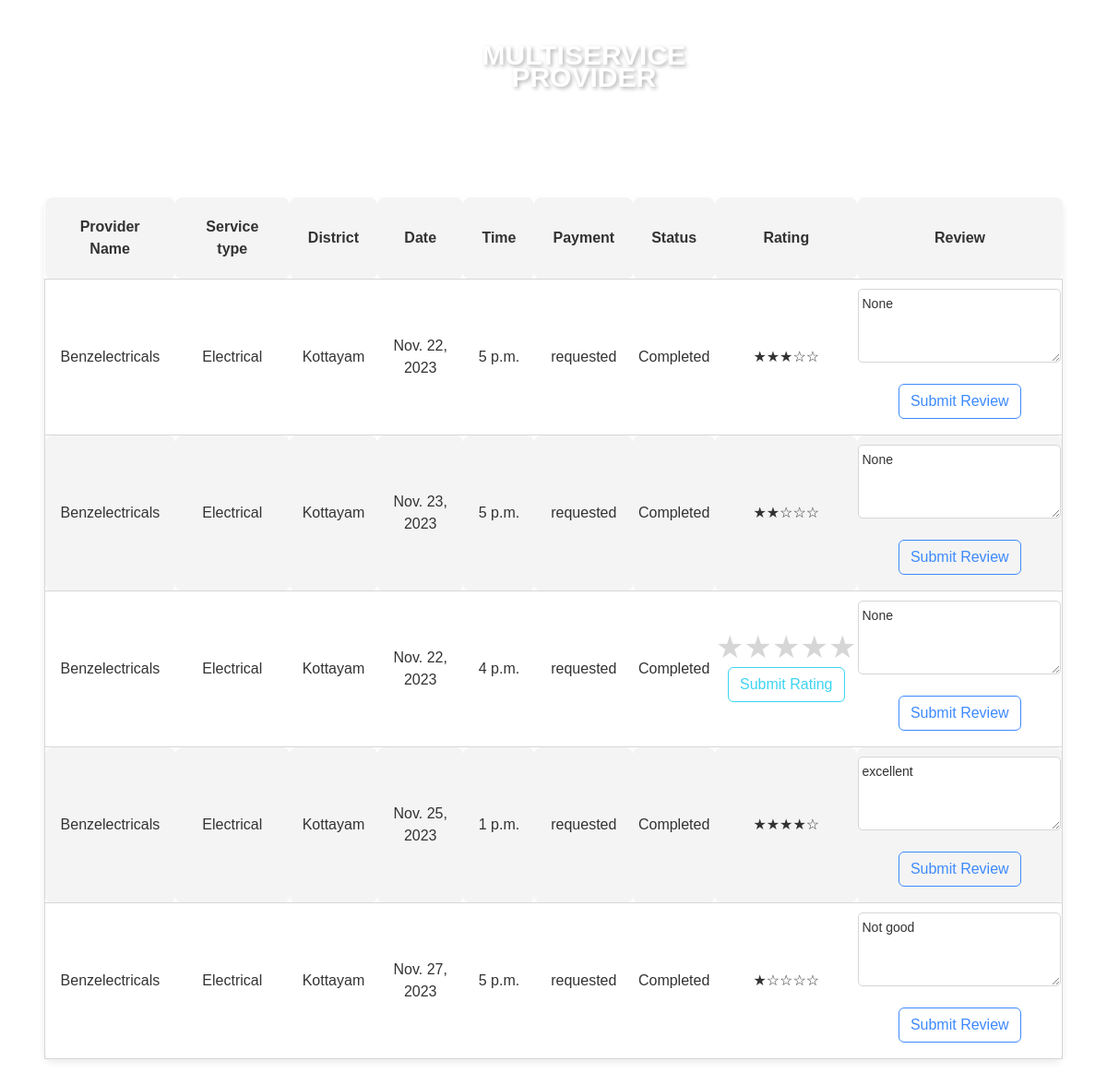
The app's page /client_bookings/7/ (signed in), older data.
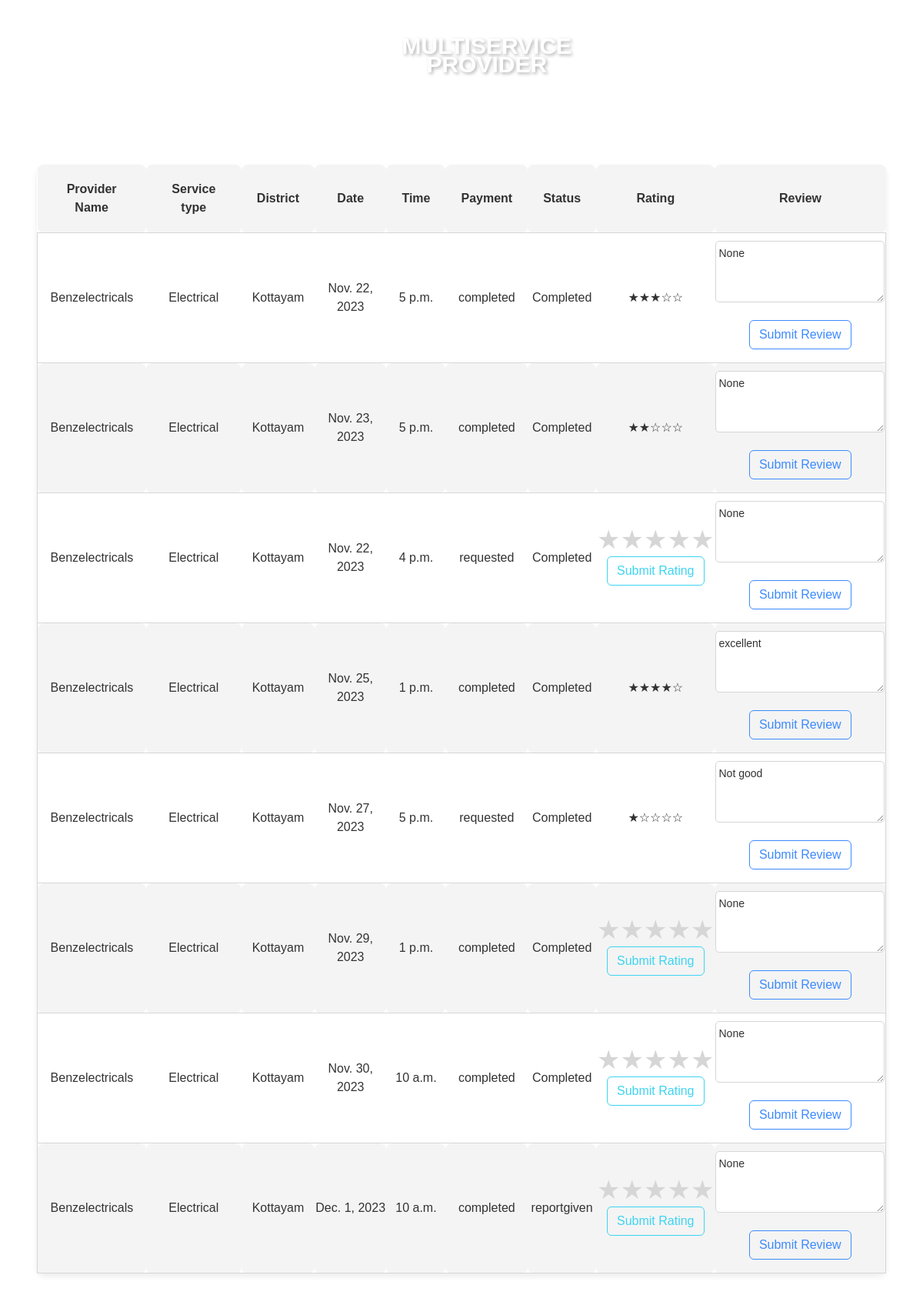
The same page, newer data.
### app1/models.py (models this page shows)
class Service(models.Model):
    ASSIGNED = 'assigned'
    UNDERPROGRESS = 'underprogress'
    COMPLETED = 'completed'
    CANCELED = 'canceled'
    REPORTGIVEN = 'reportgiven'
    REPORTVERIFIED = 'reportverified'
    REQUESTED = 'requested'
    IN_PROGRESS = 'in_progress'
    COMPLETED = 'completed'
    CANCELED = 'canceled'
    STATUS_CHOICES = [
        (ASSIGNED, 'Assigned'),
        (UNDERPROGRESS, 'Underprogress'),
        (COMPLETED, 'Completed'),
        (CANCELED, 'Canceled'),
        (REPORTGIVEN, 'Report Given'),
        (REPORTVERIFIED, 'Report Verified'),
    ]
    PAYMENT_STATUS_CHOICES = [
        (REQUESTED, 'Requested'),
        (IN_PROGRESS, 'In Progress'),
        (COMPLETED, 'Completed'),
    ]
    serviceid = models.AutoField(primary_key=True)  # New field as primary key and autoincrement
    bookingid = models.ForeignKey('ClientBooking', on_delete=models.CASCADE)  # Foreign key to ClientBooking model
    clientid = models.ForeignKey('Client', on_delete=models.CASCADE)
    district = models.TextField(max_length=100)
    providerid = models.ForeignKey('ServiceProvider', on_delete=models.CASCADE)
    workerid = models.ManyToManyField('Worker')
    date = models.DateField()
    time = models.TimeField()
    status = models.CharField(max_length=15, choices=STATUS_CHOICES, default=ASSIGNED)
    rating = models.IntegerField(blank=True, null=True)  # Field to store the rating
    review = models.TextField(blank=True, null=True)
    paymentstatus = models.CharField(max_length=15, choices=PAYMENT_STATUS_CHOICES, default=REQUESTED)

class ServiceProvider(models.Model):
    user = models.OneToOneField(MyUser, on_delete=models.CASCADE,primary_key=True)
    providername = models.CharField(max_length=100, unique=True)
    ownername = models.CharField(max_length=100)
    username = models.CharField(max_length=50, unique=True)
    password = models.CharField(max_length=100)
    state = models.CharField(max_length=100)
    district = models.CharField(max_length=100)
    contact_number = models.CharField(max_length=15)
    email = models.EmailField(unique=True)
    role = models.CharField(max_length=50)
    service_type = models.CharField(max_length=100)

### app1/views.py (the view)
# urls.py: path('client_bookings/<int:client_id>/', views.client_bookings, name='client_bookings'),
@login_required
def client_bookings(request, client_id):
    client_bookings = Service.objects.filter(clientid_id=client_id)
    client_name = Client.objects.get(user_id=client_id).first_name
    provider_name = [ServiceProvider.objects.get(user_id=booking.providerid_id).providername for booking in client_bookings]
    service_type = [ServiceProvider.objects.get(user_id=booking.providerid_id).service_type for booking in client_bookings]
    context = {
        'client_bookings': client_bookings,
        'client_name': client_name,
        'provider_name': provider_name,
        'service_type': service_type,
        'worker_report': worker_report,
    }
    return render(request, 'client_bookings.html', context)

### app1/templates/client_bookings.html (shortened to what this page needs)
{% load static %}
<!doctype html>
<html class="no-js" lang="en">
<head>
        <link rel="stylesheet" href="{% static 'userassets/css/bootstrap.min.css' %}">
        <link rel="stylesheet" href="{% static 'userassets/css/font-awesome.min.css' %}">
        <link rel="stylesheet" href="{% static 'userassets/css/ie7.css' %}">
        <link rel="stylesheet" href="{% static 'userassets/css/plugins.css' %}">
        <link rel="stylesheet" href="{% static 'userassets/css/style.css' %}">
    </head>
    <link rel="stylesheet" href="https://cdnjs.cloudflare.com/ajax/libs/font-awesome/6.0.0/css/all.min.css" />
    <body>
        <header class="header-area ">
            <div class="header-container">
                <div class="row ">
                    <div class="col-lg-5 display-none-md display-none-xs">
                        <div class="ht-main-menu ">
                            <nav>
                                <ul class="text-white">
                                    <li class="active"><a href="{% url 'userpage' %}"  class="text-white">HOME </a>
                                    </li>
                                    <li><a href="{% url 'user_logout' %}" class="text-white">Logout</a></li>
                                </ul>
                            </nav>
                        </div>
                    </div>
                    <div class="col-lg-2 col-sm-4">
                        <div class="logo text-center">
                            <a href="" class="logo-text">MULTISERVICE <span class="provider-text" style="padding-top: 30px;">PROVIDER</span></a>
                        </div>
                    </div>
                    <div class="col-lg-5 col-sm-8">
                        <div class="header-content d-flex justify-content-end">
                            <div class="settings-wrapper">
                                <a href="#"><i class="fas fa-bell text-white"></i></a>
                            </div>
                            <div class="cart-wrapper">
                                <a href="#"><i class="fas fa-user text-white"></i></a>
                                <span class="text-white">{{request.user}}</span>
                            </div>
                        </div>
                    </div>
                </div>
            </div>
        </header>
                            <br> <br> <br> <br> <br> <br>
                            <div class="booking-box mx-5">
                                <h1 class="text-white fw-bolder">My Bookings</h1>
                                <table class="bookings-table">
                                    <thead>
                                        <tr>
                                            <th>Provider Name</th>
                                            <th>Service type</th>
                                            <th>District</th>
                                            <th>Date</th>
                                            <th>Time</th>
                                            <th>Payment</th>
                                            <th>Status</th>
                                            <th>Rating</th>
                                            <th>Review</th>
                                        </tr>
                                    </thead>
                                    <tbody>
                                      {% for booking in client_bookings %}
                                      <tr class="booking-item">
                                          <td>{{ booking.providerid.providername }}</td>
                                          <td>{{ booking.providerid.service_type }}</td>
                                          <td>{{ booking.district }}</td>
                                          <td>{{ booking.date }}</td>
                                          <td>{{ booking.time }}</td>
                                            <td>{{ booking.paymentstatus }}</td>
                                          <td>{{ booking.status }}</td>
                                          <td>
                                            {% if booking.rating %}
                                                {% if booking.rating == 1 %}
                                                    &#9733;&#9734;&#9734;&#9734;&#9734;
                                                {% elif booking.rating == 2 %}
                                                    &#9733;&#9733;&#9734;&#9734;&#9734;
                                                {% elif booking.rating == 3 %}
                                                    &#9733;&#9733;&#9733;&#9734;&#9734;
                                                {% elif booking.rating == 4 %}
                                                    &#9733;&#9733;&#9733;&#9733;&#9734;
                                                {% else %}
                                                    &#9733;&#9733;&#9733;&#9733;&#9733;
                                                {% endif %}
                                            {% else %}
                                                <form method="post" action="{% url 'update_rating' %}">
                                                  <div class="rating">
                                                      <label for="star5_{{ booking.serviceid }}">&#9733;</label>
                                                      <label for="star4_{{ booking.serviceid }}">&#9733;</label>
                                                      <label for="star3_{{ booking.serviceid }}">&#9733;</label>
                                                      <label for="star2_{{ booking.serviceid }}">&#9733;</label>
                                                      <label for="star1_{{ booking.serviceid }}">&#9733;</label>
                                                  </div>
                                                  <center>
                                                      <button class="submit-button btn btn-outline-info" type="submit">Submit Rating</button>
                                                  </center>
                                              </form>
                                            {% endif %}
                                        </td>
                                        <td>
                                          <form method="post" action="{% url 'update_review' %}">
                                            <textarea name="review" rows="3" cols="30" placeholder="Write a review">{{ booking.review }}</textarea>
                                            <center><button class="submit-button btn btn-outline-primary my-3" type="submit">Submit Review</button></center>
                                        </form>
                                        </td>
                                      </tr>
                                  {% empty %}
                                      <tr>
                                          <td colspan="7" class="no-bookings">No bookings available</td>
                                      </tr>
                                  {% endfor %}
                                    </tbody>
                                </table>
                            </div>
    </body>
</html>

Row changes from the older to the newer data that the page shows:
changed Service (number 1 of 8 on the later page): paymentstatus "requested" → "completed"
changed Service "Nov. 23, 2023": paymentstatus "requested" → "completed"
changed Service "Nov. 25, 2023": paymentstatus "requested" → "completed"
added Service: providerid.providername "Benzelectricals", providerid.service_type "Electrical", district "Kottayam", date "Nov. 29, 2023", time "1 p.m.", paymentstatus "completed", status "Completed", review "None"
added Service: providerid.providername "Benzelectricals", providerid.service_type "Electrical", district "Kottayam", date "Nov. 30, 2023", time "10 a.m.", paymentstatus "completed", status "Completed", review "None"
added Service: providerid.providername "Benzelectricals", providerid.service_type "Electrical", district "Kottayam", date "Dec. 1, 2023", time "10 a.m.", paymentstatus "completed", status "reportgiven", review "None"
